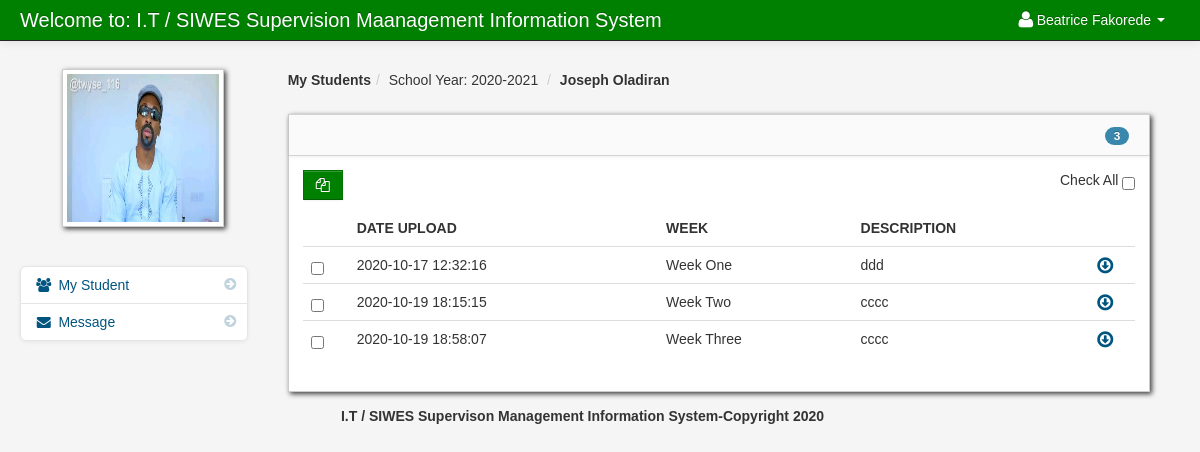
Screenshot of /supervisor/index.php?q=Activity&id=227 (signed in) with the database file from the repository.
### tables this page shows
CREATE TABLE `supervisor` (
  `supervisor_id` int(11) NOT NULL,
  `title` varchar(25) NOT NULL,
  `username` varchar(100) NOT NULL,
  `password` varchar(200) NOT NULL,
  `firstname` varchar(100) NOT NULL,
  `lastname` varchar(100) NOT NULL,
  `department_id` int(11) NOT NULL,
  `location` varchar(200) NOT NULL,
  `about` varchar(500) NOT NULL,
  `supervisor_status` varchar(20) NOT NULL,
  `supervisor_stat` varchar(100) NOT NULL
);

CREATE TABLE `supervisor_department_student` (
  `supervisor_department_student_id` int(11) NOT NULL,
  `department_id` int(11) NOT NULL,
  `student_id` int(11) NOT NULL,
  `supervisor_id` int(11) NOT NULL,
  `school_year` varchar(10) NOT NULL
);

CREATE TABLE `student` (
  `student_id` int(11) NOT NULL,
  `firstname` varchar(100) NOT NULL,
  `lastname` varchar(100) NOT NULL,
  `phone` varchar(11) NOT NULL,
  `placement` varchar(100) NOT NULL,
  `department_id` int(11) NOT NULL,
  `school_year` varchar(11) NOT NULL,
  `username` varchar(100) NOT NULL,
  `password` varchar(100) NOT NULL,
  `location` varchar(100) NOT NULL,
  `status` varchar(100) NOT NULL,
  `assign_status` int(11) NOT NULL
);

CREATE TABLE `files` (
  `file_id` int(11) NOT NULL,
  `floc` varchar(500) NOT NULL,
  `fdatein` varchar(200) NOT NULL,
  `fdesc` varchar(100) NOT NULL,
  `name` varchar(25) NOT NULL,
  `supervisor_id` int(11) NOT NULL,
  `department_id` int(11) NOT NULL,
  `student_id` int(11) NOT NULL
);

### supervisor/index.php (called while the page is built, shortened)
<?php
require_once("template.php");
?>

### session.php (called while the page is built, shortened)
<?php
$session_id=$_SESSION['id'];
?>

### supervisor/supervisor_activity.php (the view, shortened to what this page needs)
<?php $get_id = $_GET['id']; ?>
                <div class="span9" id="content">
                     <div class="row-fluid">
										<?php $class_query = mysqli_query($con,"select * from supervisor_department_student
				LEFT JOIN department ON department.department_id = supervisor_department_student.department_id LEFT JOIN student ON student.student_id = supervisor_department_student.student_id where supervisor_department_student.student_id='$get_id'")or die(mysqli_error($con));
										$class_row = mysqli_fetch_array($class_query);
										$department_id = $class_row['department_id'];
										?>
					     <ul class="breadcrumb">
							<li><a href="index.php"><b>My Students</b></a><span class="divider">/</span></li>
							<li><a href="#">School Year: <?php echo $class_row['school_year']; ?></a> <span class="divider">/</span></li>
							<li><a href="#"><b><?php echo $class_row['firstname']." ".$class_row['lastname']?></b></a></li>
						</ul>
                        <div id="block_bg" class="block">
                            <div class="navbar navbar-inner block-header">
							<?php 	$query = mysqli_query($con,"select * FROM files where department_id = '$department_id' order by fdatein DESC ")or die(mysqli_error($con));
									$count = mysqli_num_rows($query);
							?>
                                <div id="" class="muted pull-right"><span class="badge badge-info"><?php echo $count; ?></span></div>
                            </div>
                            <div class="block-content collapse in">
                                <div class="span12">
										<div class="pull-right">
							Check All <input type="checkbox"  name="selectAll" id="checkAll" />
							</div>
								<?php
									$query = mysqli_query($con,"select * FROM files where department_id = '$department_id' order by fdatein DESC ")or die(mysqli_error($con));
									$count = mysqli_num_rows($query);
								if ($count == '0'){ ?>
								<div class="alert alert-info"><i class="icon-info-sign"></i> No downloadable material currently uploaded.</div>
								<?php
								}else{
								?>
									<form action="copy_file_student.php" method="post">
									<a data-toggle="modal" href="#user_delete" id="delete"  class="btn btn-info" name=""><i class="icon-copy"></i> </a>
  									<table cellpadding="0" cellspacing="0" border="0" class="table" id="">
										<thead>
										        <tr>
												<th></th>
												<th>Date Upload</th>
												<th>Week</th>
												<th>Description</th>
												<th></th>
												</tr>
										</thead>
										<tbody>
                              		<?php
										$query = mysqli_query($con,"select * FROM files where department_id = '$department_id' and student_id='$get_id' order by fdatein ASC ")or die(mysqli_error($con));
										while($row = mysqli_fetch_array($query)){
										$id  = $row['file_id'];
									?>
										<tr>
										<td width="30">
											<input id="" class="" name="selector[]" type="checkbox" value="<?php echo $id; ?>">
										</td>
										 <td><?php echo $row['fdatein']; ?></td>
                                         <td><?php  echo $row['name']; ?></td>
                                         <td><?php echo $row['fdesc']; ?></td>
                                         <td width="30">
										 <a  data-placement="bottom" title="Download" id="<?php echo $id; ?>Download" href="<?php echo $row['floc']; ?>"><i class="icon-download icon-large"></i></a>
										 </td>
                                </tr>
						 <?php } ?>
										</tbody>
									</table>
									</form>
						 <?php } ?>
                                </div>
                            </div>
                        </div>
                    </div>
                </div>
	</div>
</div>

### supervisor/template.php (shortened to what this page needs)
<!DOCTYPE html>
<html class="no-js">
    <head>
        <link href="../admin/bootstrap/css/bootstrap.min.css" rel="stylesheet" media="screen">
        <link href="../admin/bootstrap/css/bootstrap-responsive.min.css" rel="stylesheet" media="screen">
        <link href="../admin/bootstrap/css/font-awesome.css" rel="stylesheet" media="screen">
        <link href="../admin/bootstrap/css/my_style.css" rel="stylesheet" media="screen">
        <link href="../admin/bootstrap/css/print.css" rel="stylesheet" media="print">
        <link href="../admin/vendors/easypiechart/jquery.easy-pie-chart.css" rel="stylesheet" media="screen">
        <link href="../admin/assets/styles.css" rel="stylesheet" media="screen">
		<link href="../admin/vendors/fullcalendar/fullcalendar.css" rel="stylesheet" media="screen">
		<link href="../admin/assets/DT_bootstrap.css" rel="stylesheet" media="screen">
		<link href="../admin/vendors/jGrowl/jquery.jgrowl.css" rel="stylesheet" media="screen">
		<link rel="stylesheet" type="text/css" href="../admin/vendors/bootstrap-wysihtml5/src/bootstrap-wysihtml5.css"></link>
		<link href="../admin/vendors/jGrowl/jquery.jgrowl.css" rel="stylesheet" media="screen">
    </head>
    <?php include('../session.php'); ?>
    <body>
		<div class="navbar navbar-fixed-top navbar-inverse">
        <div class="navbar-inner">
            <div class="container-fluid">
                <a class="brand" href="#">Welcome to: I.T / SIWES Supervision Maanagement Information System</a>
					<div class="nav-collapse collapse">
						<ul class="nav pull-right">
							<?php $query= mysqli_query($con,"select * from supervisor where supervisor_id = '$session_id'")or die(mysqli_error($con));
									$row = mysqli_fetch_array($query);
							?>
							<li class="dropdown">
								<a href="#" role="button" class="dropdown-toggle" data-toggle="dropdown"> <i class="icon-user icon-large"></i><?php echo $row['firstname']." ".$row['lastname'];  ?> <i class="caret"></i></a>
							</li>
						</ul>
					</div>
            </div>
        </div>
</div>
        <div class="container-fluid">
            <div class="row-fluid">
				<div class="span3" id="sidebar">
					<img id="avatar" class="img-polaroid" src="../admin/<?php echo $row['location']; ?>">
		<ul class="nav nav-list bs-docs-sidenav nav-collapse collapse">
			<li class="<?php echo !isset($_GET['q'])? 'active' :''?>"><a href="index.php"><i class="icon-chevron-right"></i><i class="icon-group"></i>&nbsp;My Student</a></li>
			<li class="<?php  if(isset($_GET['q'])) { if($_GET['q']=='Message'){ echo 'active'; }else{ echo ''; }}  ?>">
			<a href="index.php?q=Message"><i class="icon-chevron-right"></i><i class="icon-envelope-alt"></i>&nbsp;Message
			</a>
			</li>
		</ul>
</div>
                 <?php
       require_once $content;
        ?>
		<center>
		<footer>
		<p>I.T / SIWES Supervison Management Information System-Copyright 2020</p>
		</footer>
</center>
			<link href="../admin/vendors/datepicker.css" rel="stylesheet" media="screen">
			<link href="../admin/vendors/uniform.default.css" rel="stylesheet" media="screen">
			<link href="../admin/vendors/chosen.min.css" rel="stylesheet" media="screen">
		<link rel="stylesheet" type="text/css" href="../admin/assets//style.css" />
			<link href="../admin/vendors/datepicker.css" rel="stylesheet" media="screen">
    </body>
</html>

### admin/assets/styles.css (style rules this page uses)
body { padding-top: 60px; padding-bottom: 40px; background-color: #f5f5f5; }
#content { margin-left:0px; }
.breadcrumb { margin: 0 0 0px; padding: 10px 0px; background-color: transparent; }
.block { background: url("../images/pixel-60fff.png") repeat scroll 0 0 rgba(0, 0, 0, 0) !important; border: 1px solid #ccc; background: white; margin: 1em 0em; border-top: none; -webkit-box-shadow: 2px 2px 5px rgba(0, 0, 6, 0.75); -moz-box-shadow: 2px 2px 5px rgba(0, 0, 6, 0.75); box-shadow: 2px 2px 5px rgba(0, 0, 6, 0.75); }
.block-content { margin: 1em; min-height: .25em; }
.block-header { margin-bottom: 0px; border-right: none; border-left: none; -webkit-border-radius: 0px; -moz-border-radius: 0px; border-radius: 0px; }
.block-header div { padding-top: 10px; }
.bs-docs-sidenav { max-width: 228px; margin: 30px 0 0; padding: 0; background-color: #fff; -webkit-border-radius: 6px; -moz-border-radius: 6px; border-radius: 6px; -webkit-box-shadow: 0 1px 4px rgba(0,0,0,.065); -moz-box-shadow: 0 1px 4px rgba(0,0,0,.065); box-shadow: 0 1px 4px rgba(0,0,0,.065); }
.bs-docs-sidenav > li > a { display: block; width: 190px \9; margin: 0 0 -1px; padding: 8px 14px; border: 1px solid #e5e5e5; }
.bs-docs-sidenav > li:first-child > a { -webkit-border-radius: 6px 6px 0 0; -moz-border-radius: 6px 6px 0 0; border-radius: 6px 6px 0 0; }
.bs-docs-sidenav > li:last-child > a { -webkit-border-radius: 0 0 6px 6px; -moz-border-radius: 0 0 6px 6px; border-radius: 0 0 6px 6px; }
.bs-docs-sidenav .icon-chevron-right { float: right; margin-top: 2px; margin-right: -6px; opacity: .25; }

### rows the page displays
supervisor: firstname "Beatrice", lastname "Fakorede", location (picture)
supervisor_department_student: student.school_year "2020-2021", student.firstname "Joseph", student.lastname "Oladiran"
files: fdatein "2020-10-17 12:32:16", name "Week One", fdesc "ddd"
files: fdatein "2020-10-19 18:15:15", name "Week Two", fdesc "cccc"
files: fdatein "2020-10-19 18:58:07", name "Week Three", fdesc "cccc"

### other values shown
$count "3"
